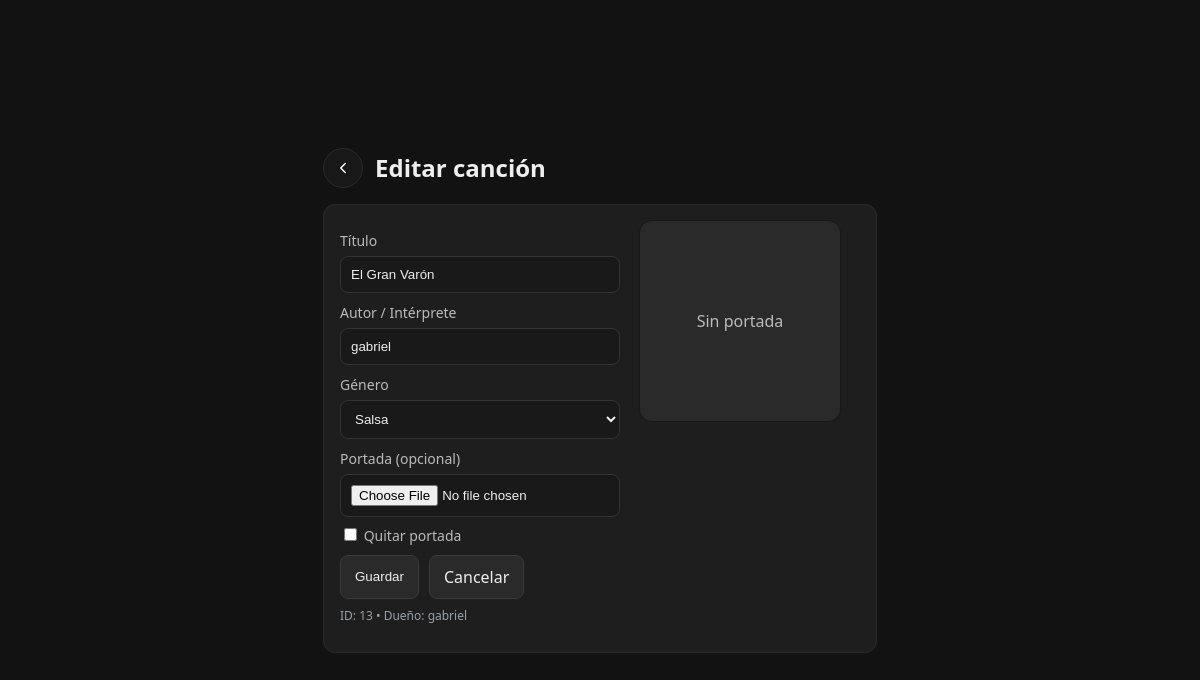
Before: /gestion/canciones/editar/13/ (signed in) with the older database file.
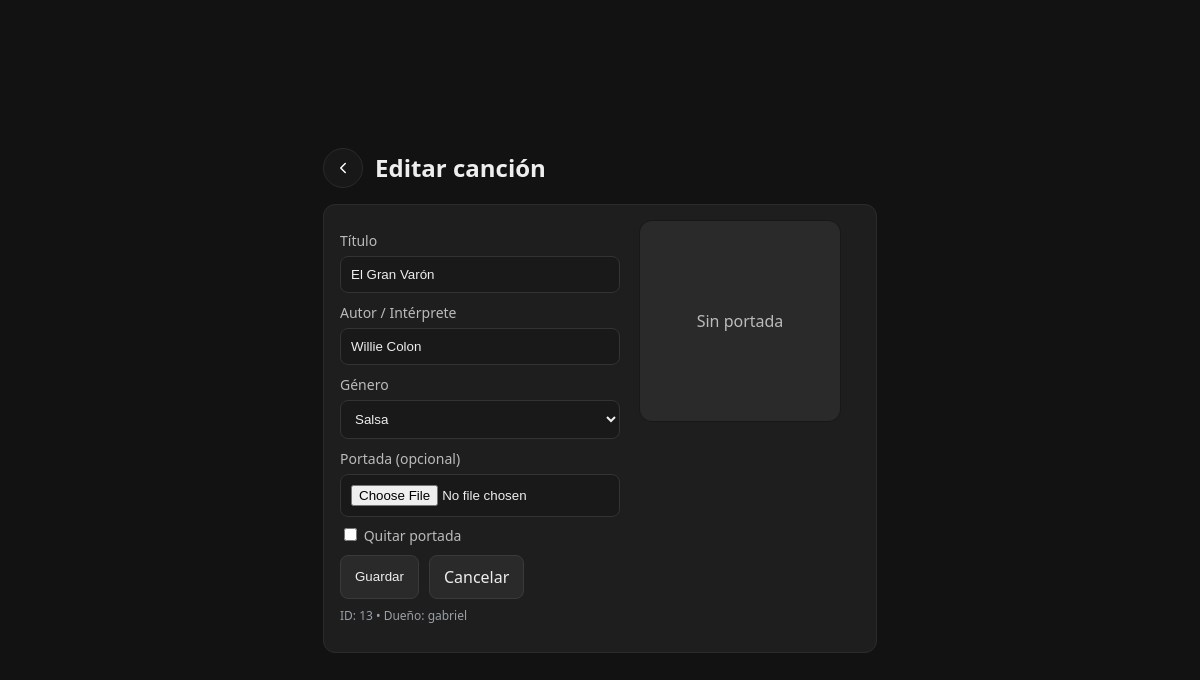
After: the same page with the newer database file.
### inicio_sesion/models.py (models this page shows, shortened)
class Song(models.Model):
    title = models.CharField(max_length=200)
    artist_display_name = models.CharField(max_length=200)
    genre = models.CharField(max_length=40, blank=True, default="", db_index=True)
    owner_user = models.CharField(max_length=100, db_index=True)
    audio_file = models.FileField(
        upload_to="uploaded_songs/",
        validators=[
            FileExtensionValidator(allowed_extensions=["mp3", "wav", "ogg", "m4a", "flac"])
        ],
    )
    cover_image = models.ImageField(upload_to="uploaded_covers/", null=True, blank=True)
    audio_sha256 = models.CharField(max_length=64, blank=True, default="", db_index=True)
    created_at = models.DateTimeField(auto_now_add=True)
    visibility = models.CharField(
        max_length=16,
        choices=(("public", "public"), ("removed", "removed")),
        default="public",
        db_index=True,
    )
    class Meta:
        db_table = "Songs"
        ordering = ["-created_at"]
        indexes = [
            models.Index(
                fields=["owner_user", "audio_sha256", "visibility"],
                name="idx_song_owner_hash_vis",
            )
        ]

### gestion/views_music.py (the view, shortened to what this page needs)
# urls.py: path("canciones/editar/<int:song_id>/", vm.editar_cancion, name="editar_cancion"),
@require_http_methods(["GET", "POST"])
def editar_cancion(request, song_id: int):
    username = _require_session_user(request)
    if not username:
        return _redirect_login_clean(request)
    role = _get_user_role(username)
    if not _is_admin(role):
        return HttpResponse("No autorizado", status=403)
    song = get_object_or_404(Song, id=song_id)
    return render(request, "gestion/editar_cancion.html", {"song": song})

### inicio_sesion/auth_helpers.py (called while the page is built)
def _require_session_user(request):
    return request.session.get("user")

def _get_user_role(username: str) -> str:
    try:
        u = Users.objects.get(user=username)
        return (u.type or "").strip()
    except Users.DoesNotExist:
        return ""

def _is_admin(role: str) -> bool:
    return role.lower() == "administrador"

### gestion/templates/gestion/editar_cancion.html (shortened to what this page needs)
{% load static %}
<!DOCTYPE html>
<html lang="es">
<head>
  <link rel="stylesheet" href="{% static 'inicio_sesion/GlobalStyles.css' %}">
  <link rel="stylesheet" href="{% static 'inicio_sesion/ComponentStyles.css' %}">
</head>
<body>
  <div class="page">
    <header class="hdr">
      <a class="icon-btn" href="{% url 'gestion' %}" aria-label="Volver a Gestión" title="Volver a Gestión">
        <svg xmlns="http://www.w3.org/2000/svg" width="18" height="18" viewBox="0 0 24 24" fill="none" stroke="currentColor" stroke-width="2" stroke-linecap="round" stroke-linejoin="round" aria-hidden="true"><polyline points="15 18 9 12 15 6"></polyline></svg>
      </a>
      <h2 style="margin:0">Editar canción</h2>
    </header>
    <div class="card">
      <form method="post" enctype="multipart/form-data" action="{% url 'editar_cancion' song.id %}">
        <div class="form-grid">
          <div>
            <div class="field">
              <label for="title">Título</label>
              <input id="title" name="title" type="text" class="textlike" required value="{{ song.title }}">
            </div>
            <div class="field">
              <label for="artist_display_name">Autor / Intérprete</label>
              <input id="artist_display_name" name="artist_display_name" type="text" class="textlike" required value="{{ song.artist_display_name }}">
            </div>
            <div class="field">
              <label for="genre">Género</label>
              <select id="genre" name="genre" required>
                <option value="salsa" {% if song.genre == 'salsa' %}selected{% endif %}>Salsa</option>
              </select>
            </div>
            <div class="field">
              <label for="cover_image">Portada (opcional)</label>
              <input id="cover_image" name="cover_image" type="file" accept=".png,.jpg,.jpeg,.webp">
              <div class="field" style="margin-top:8px">
                <label class="help"><input type="checkbox" name="remove_cover" value="1"> Quitar portada</label>
              </div>
            </div>
            <div class="row-actions">
              <button class="btn" type="submit">Guardar</button>
              <a class="btn" href="{% url 'gestion' %}">Cancelar</a>
            </div>
            <p class="help" style="margin-top:8px">ID: {{ song.id }} • Dueño: {{ song.owner_user }}</p>
          </div>
          <div class="cover-side">
            {% if song.cover_image %}
              <img class="cover" src="{{ song.cover_image.url }}" alt="Portada actual" onerror="this.style.visibility='hidden'">
            {% else %}
              <div class="cover ph">Sin portada</div>
            {% endif %}
          </div>
        </div>
      </form>
    </div>
  </div>
</body>
</html>

Changed rows visible on the page:
changed Song "gabriel": artist_display_name "gabriel" → "Willie Colon"
